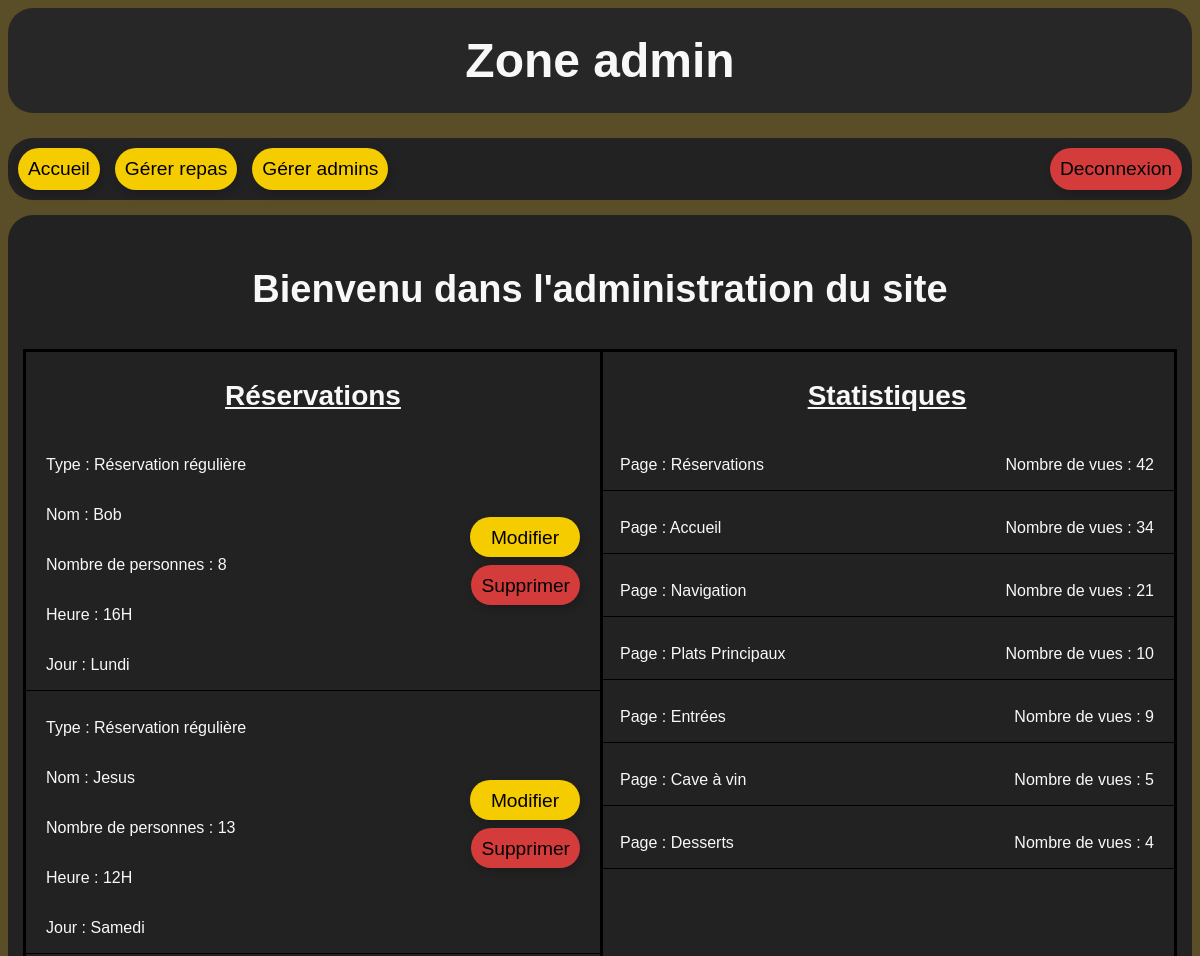
Page /admin/index.php (signed in, upper part) on the earlier database version.
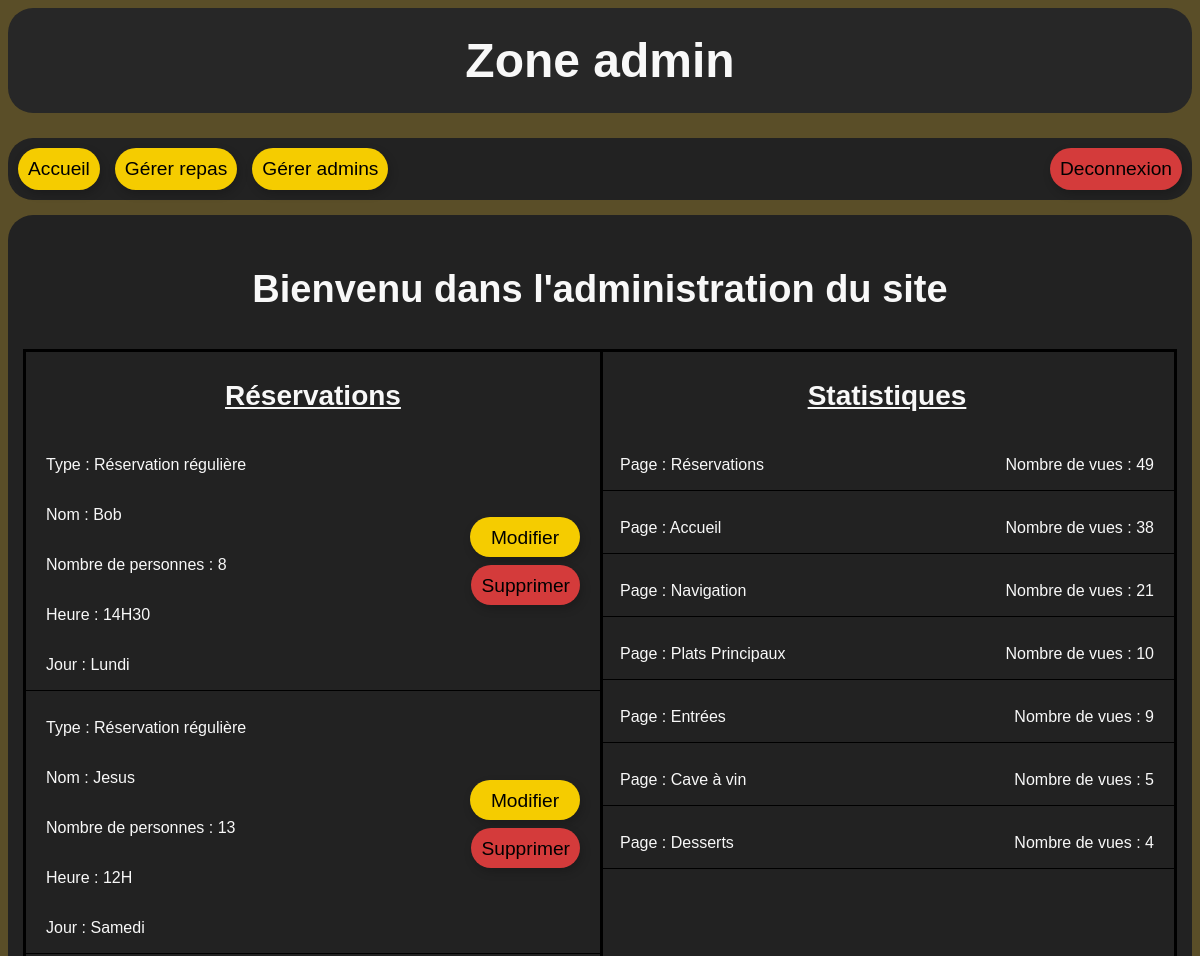
Same page on the later database version.
### tables this page shows
CREATE TABLE "reservations" (
	"id"	INTEGER NOT NULL UNIQUE,
	"jour"	TEXT NOT NULL,
	"type"	TEXT NOT NULL,
	"nom"	TEXT NOT NULL,
	"nb"	INTEGER NOT NULL,
	"temps"	TEXT NOT NULL,
	PRIMARY KEY("id" AUTOINCREMENT)
);

CREATE TABLE "vues" (
	"id"	INTEGER NOT NULL UNIQUE,
	"page"	TEXT NOT NULL UNIQUE,
	"nb"	INTEGER NOT NULL,
	PRIMARY KEY("id" AUTOINCREMENT)
);

### admin/index.php (the view, shortened to what this page needs)
<?php
    include "../includes/base.php";
    $nb_reservations_par_page = 6;
    $page_reservations = $_GET["page"] ?? 1;
    $sql = "
    SELECT id, jour, type, nom, nb, temps
    FROM reservations
    LIMIT :limit
    OFFSET :offset
    ";
    $stmt = $bdd->prepare($sql);
    $stmt->execute([
        ":limit" => $nb_reservations_par_page,
        ":offset" => ($page_reservations - 1) * $nb_reservations_par_page
    ]);
    $les_reservations = $stmt->fetchAll();
    $sql = "
    SELECT *
    FROM vues
    ORDER BY nb DESC
    ";
    $stmt = $bdd->prepare($sql);
    $stmt->execute();
    $pages = $stmt->fetchAll();
?>
<!DOCTYPE html>
<html lang="en">
<head>
    <link rel="stylesheet" href="../css/style_admin.css">
</head>
<body>
    <header>
        <h1>Zone admin</h1>
        <nav>
            <a class="changement_page" href="index.php"> Accueil </a>
            <a class="changement_page" href="repas/repas.php"> Gérer repas </a>
            <a class="changement_page" href="employes/gestion_admin.php"> Gérer admins </a>
            <a class="deconnexion" href="deconnexion.php"> Deconnexion </a>
        </nav>
    </header>
    <main>
        <p class="bienvenu">
            Bienvenu dans l'administration du site
        </p>
        <div class="conteneur">
            <div class="reservations">
                <p class="titre-section">Réservations</p>
                <?php foreach ($les_reservations as $une_reservation): ?>
                    <div class="une-reservation">
                        <div class="reservation-infos">
                            <p class="res-type">Type : <?= $une_reservation["type"]?></p>
                            <p class="res-nom">Nom : <?= $une_reservation["nom"]?></p>
                            <p class="res-nb">Nombre de personnes : <?= $une_reservation["nb"]?></p>
                            <p class="res-heure">Heure : <?= $une_reservation["temps"]?></p>
                            <p class="res-jour">Jour : <?= $une_reservation["jour"]?></p>
                        </div>
                        <div class="btn-reservation">
                            <a class="modifier" href="modifier_reservation.php?id=<?= $une_reservation['id']?>">Modifier</a>
                            <a class="supprimer" href="index.php?supprimer=<?= $une_reservation['id']?>">Supprimer</a>
                        </div>
                    </div>
                <?php endforeach ?>
            </div>
            <div class="statistiques">
                <p class="titre-section">Statistiques</p>
                <?php foreach ($pages as $page): ?>
                    <div class="une-statistique">
                        <p>Page : <?= $page["page"] ?></p>
                        <p class="nb-vues"> Nombre de vues : <?= $page["nb"] ?></p>
                    </div>
                <?php endforeach ?>
            </div>
        </div>
    </main>
</body>
</html>

Differences in the rows shown:
changed reservations "Bob": temps "16H" → "14H30"
changed vues "Réservations": nb "42" → "49"
changed vues "Accueil": nb "34" → "38"
